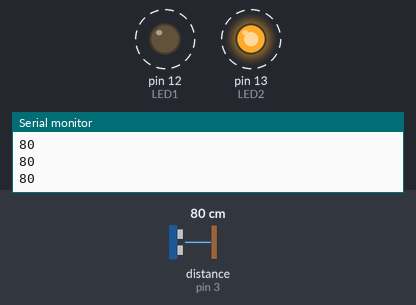
A sketch run on a simulated Arduino Uno, built with avr-gcc and run on an emulated ATmega328P. Shown: output pins drawn as LEDs (lit = HIGH), the last lines printed to the serial monitor. Wiring (inferred from the names in the program): ultrasonic range finder: trigger pin 2; echo pin 3. Dashed ring = blinking. Inputs (shaded band) come from the test bench; at power-on: distance to the obstacle (sensor on pin 3) 80 cm. The echo pulse lasts 58.3 µs per cm; pins used as bus, display or sensor lines are not drawn.

Above: at 1.29 s.
1.3 s: distance to the obstacle (sensor on pin 3) set to 9 cm
At 1.55 s:
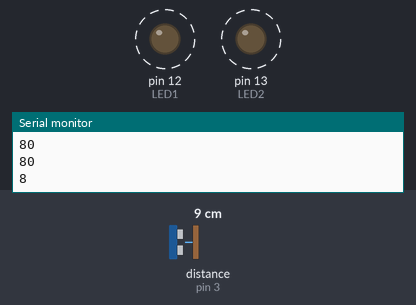
4.3 s: distance to the obstacle (sensor on pin 3) set to 35 cm
At 4.58 s:
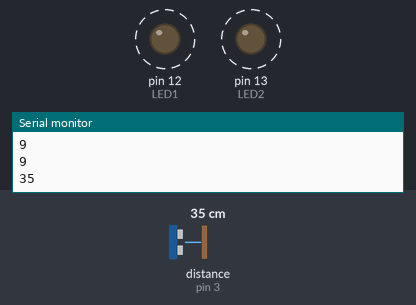
7.3 s: distance to the obstacle (sensor on pin 3) set to 2 cm
At 7.78 s:
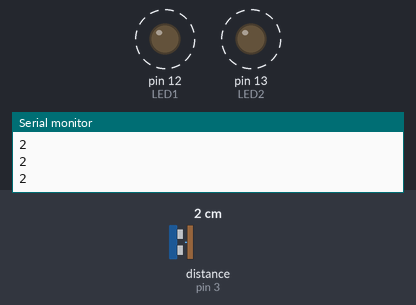
10.3 s: distance to the obstacle (sensor on pin 3) set to 4 cm
Timing chart, 0 to 14.3 s (numbered marks = the images above; inputs shaded):
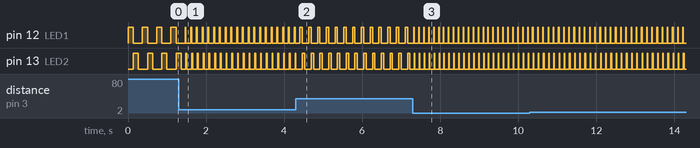

Measured:
- after the input at 1.3 s, pin 12 (LED1), pin 13 (LED2): alternates HIGH for 0.02 s and LOW for 0.12 s, starting after 0.18 s
- after the input at 4.3 s, pin 12 (LED1), pin 13 (LED2): alternates HIGH for 0.06 s and LOW for 0.16 s, starting after 0.17 s
- after the input at 7.3 s, pin 12 (LED1), pin 13 (LED2): alternates HIGH for 0.01 s and LOW for 0.11 s, starting at once
- by itself, pin 12 (LED1), pin 13 (LED2): alternates HIGH for 0.13 s and LOW for 0.24 s

The sketch:

I306.ino
```cpp
#define TRIGPIN 2
#define ECHOPIN 3
#define LED1 12
#define LED2 13

 long ping() {
   digitalWrite(TRIGPIN, LOW);
   delayMicroseconds(2);
   digitalWrite(TRIGPIN, HIGH);
   delayMicroseconds(10);
   digitalWrite(TRIGPIN, LOW);
   return pulseIn(ECHOPIN, HIGH)/58;
 }

 void setup() {
   Serial.begin(9600);
   pinMode(TRIGPIN, OUTPUT);
   pinMode(ECHOPIN, INPUT);
   pinMode(LED1, OUTPUT);
   pinMode(LED2, OUTPUT);
 }

 void loop() {
   long cm = ping();
   Serial.println(cm);

   if (cm <= 100) {
     digitalWrite(LED1, HIGH);
     delay(cm*1.5 + 10);
     digitalWrite(LED1, LOW);
     digitalWrite(LED2, HIGH);
     delay(cm*1.5 + 10);
     digitalWrite(LED2, LOW);
   }

   delay(100);
 }
```
